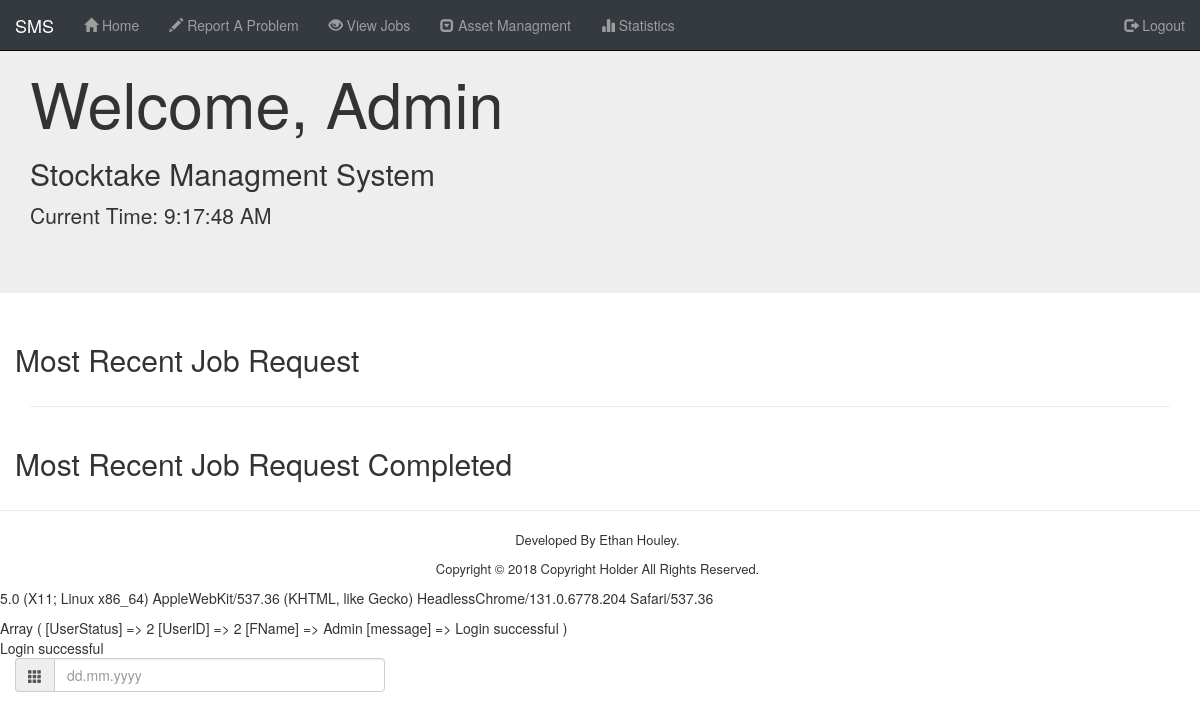
Page /View/index.php (signed in) on the earlier database version.
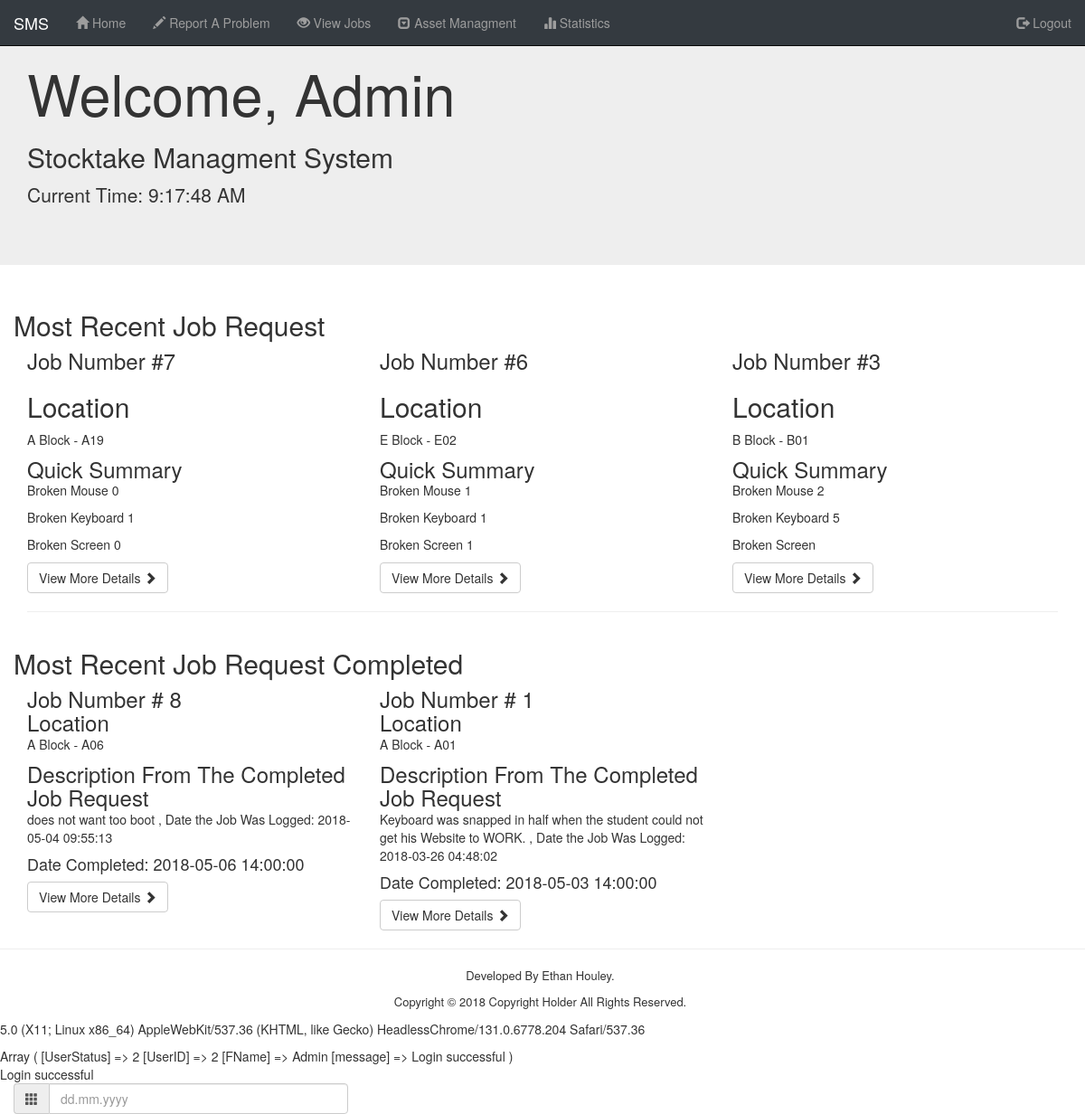
Same page on the later database version.
### tables this page shows
CREATE TABLE `job` (
  `JobID` int(10) UNSIGNED NOT NULL,
  `DateLogged` timestamp NOT NULL DEFAULT CURRENT_TIMESTAMP,
  `UserID` int(10) UNSIGNED NOT NULL,
  `RoomID` int(10) UNSIGNED NOT NULL,
  `AssetID` int(10) UNSIGNED DEFAULT NULL,
  `Broken_Mouse` varchar(255) DEFAULT NULL,
  `Broken_Keyboard` varchar(255) DEFAULT NULL,
  `Broken_Screen` varchar(255) DEFAULT NULL,
  `ExtraInfo` text,
  `JobStatusID` int(10) UNSIGNED NOT NULL DEFAULT '0',
  `PartsUsed` varchar(255) DEFAULT NULL,
  `DateComplete` timestamp NULL DEFAULT CURRENT_TIMESTAMP
);

CREATE TABLE `building` (
  `BuildingID` int(10) UNSIGNED NOT NULL,
  `BuildingName` varchar(255) NOT NULL
);

CREATE TABLE `rooms` (
  `RoomID` int(10) UNSIGNED NOT NULL,
  `RoomName` varchar(255) NOT NULL,
  `BuildingID` int(10) UNSIGNED NOT NULL
);

### Model/Functions.php (called while the page is built, shortened)
<?php
  function MostRecentOpenJobSQL() {
    $Most_Recent = "SELECT *	FROM job INNER JOIN rooms ON job.RoomID = rooms.RoomID INNER JOIN building ON rooms.BuildingID = building.BuildingID INNER JOIN jobstatus ON job.JobStatusID = jobstatus.JobStatusID	WHERE job.JobStatusID = 1	ORDER BY job.JobID DESC LIMIT 3;";
    $conn = dbConnect();
    $stmt = $conn->prepare($Most_Recent);
    $stmt->execute();
    $ResultsMostRecentOpenSQL = $stmt->fetchAll(PDO::FETCH_ASSOC);
    return $ResultsMostRecentOpenSQL;
  }
  function MostRecentCloseJobSQL() {
    $Most_Recent = "SELECT *	FROM job INNER JOIN rooms ON job.RoomID = rooms.RoomID INNER JOIN building ON rooms.BuildingID = building.BuildingID INNER JOIN jobstatus ON job.JobStatusID = jobstatus.JobStatusID	WHERE job.JobStatusID = 2	ORDER BY job.JobID DESC LIMIT 3;";
    $conn = dbConnect();
    $stmt = $conn->prepare($Most_Recent);
    $stmt->execute();
    $ResultsMostRecentCloseSQL = $stmt->fetchAll(PDO::FETCH_ASSOC);
    return $ResultsMostRecentCloseSQL;
  }
 ?>

### View/Include/Master_Include.php (the view, shortened to what this page needs)
<?php
  require_once '../Model/Functions.php';
  function HTMLHeader() { ?>
    <!DOCTYPE html>
    <html lang="en">
    <head>
    	<link rel="stylesheet" href="https://maxcdn.bootstrapcdn.com/bootstrap/3.3.7/css/bootstrap.min.css">
    	<link rel="stylesheet" type="text/css" media="screen" href="/SMS/View/CSS/master.css" />
    </head>
    <body>
<?php
  }
function HTMLFooter() { ?>
  <footer>
  		<p class="Same_Line">Developed By Ethan Houley.</p>
  		<p class="Same_Line"> Copyright &copy; 2018 Copyright Holder All Rights Reserved.</p>
  	</footer>
  <link href="//cdnjs.cloudflare.com/ajax/libs/jquery-form-validator/2.3.26/theme-default.min.css" rel="stylesheet" type="text/css">
  <div class="error">
    <p id="BrowserInfomartion"></p>
    <div>
    <?php     print_r ($_SESSION); ?>
    </div>
    <?php
      if(isset($_SESSION['message'])) {
        echo '<div class="info message">';
        echo $_SESSION['message'];
        echo '</div>';
      }
}
 function clock() { ?>
      <p>Current Time:
        <span class="clock" id="time"></span>
      </p>
 <?php }
     ?>
    <?php
  function AdminNav() {
    ?>
    	<nav class="navbar navbar-inverse remove_radius navbar-fixed-top background_black">
    		<div class="container-fluid">
    			<div class="navbar-header">
    				<a class="navbar-brand" href="#">SMS</a>
    			</div>
    			<div class="collapse navbar-collapse" id="bs-example-navbar-collapse-1">
    				<ul class="nav navbar-nav">
    					<li><a href="index.php"><span class="glyphicon glyphicon-home"></span> Home</a></li>
    					<li><a href="Job_Request.php"><span class="glyphicon glyphicon-pencil"></span> Report A Problem</a></li>
    					<li><a href="View_Jobs.php"><span class="glyphicon glyphicon-eye-open"></span> View Jobs</a></li>
    					<li class="dropdown">
    						<a href="#" class="dropdown-toggle" data-toggle="dropdown" role="button" aria-haspopup="true" aria-expanded="false"><span class="glyphicon glyphicon-collapse-down"></span> Asset Managment</a>
    					</li>
    					<li><a href="Stats.php"><span class="glyphicon glyphicon-stats"></span> Statistics</a></li>
    				</ul>
    				<ul class="nav navbar-nav navbar-right ">
    					<li><a href="../Control/Logout.php" class="text_nav"><span class="glyphicon glyphicon-log-out"></span> Logout</a></li>
    				</ul>
    			</div>
    		</div>
    	</nav>
  <?php
  }
  function AdminBody() {
     ?>
    <div class="jumbotron">
    		<div class="container">
    	<?php echo '<h1>Welcome, '.$_SESSION['FName'].'</h1>';
    			echo '<h2>Stocktake Managment System</h2>';
          clock();
    echo '</div>
    	</div>';
        $ResultsMostRecentOpenSQL = MostRecentOpenJobSQL();
    			echo '<div class="container">';
    			echo '<div class="row">';
    			echo '	<h2 class="heading">Most Recent Job Request</h2>';
    			foreach ($ResultsMostRecentOpenSQL as $Recent_Jobs) {
    			echo '<div class="col-md-4">';
    			echo '	<h3>Job Number <span>#'. $Recent_Jobs['JobID'] . '</span> </h3>';
    		echo '		<h2>Location</h2>';
    		echo '<p>'.$Recent_Jobs["BuildingName"].' - '.$Recent_Jobs["RoomName"].' </p>';
    		echo '		<h3>Quick Summary</h3>';
    			echo '<p> Broken Mouse '.$Recent_Jobs["Broken_Mouse"].' </p>
    			<p> Broken Keyboard '.$Recent_Jobs["Broken_Keyboard"].' </p>
    			<p> Broken Screen '.$Recent_Jobs["Broken_Screen"].' </p>';
    			echo '<button type="button" name="button" class="btn btn-default" id="Open" onclick="OpenJob(this)" data-toggle="modal" data-target="#JobInfo" value="'.$Recent_Jobs["JobID"].'">View More Details <span class="glyphicon glyphicon-chevron-right"></span></button>';
    			echo '</div>';
    		}
    		echo '
    		</div>
    		<hr> ';
?>
    		<div class="row">
          <h2 class="heading">Most Recent Job Request Completed</h2>
    		<?php
        $ResultsMostRecentCloseSQL = MostRecentCloseJobSQL();
        foreach ($ResultsMostRecentCloseSQL as $CloseJob) {
          echo '<div class="col-md-4">';
    			echo '	<h3>Job Number <span># '.$CloseJob['JobID'].'</h3>';
    			echo '	<h3>Location</h3>';
          echo '  <p>'.$CloseJob["BuildingName"].' - '.$CloseJob["RoomName"].' </p>';
    			echo '	<h3>Description From The Completed Job Request</h3>';
    			echo '	<p>'.$CloseJob['ExtraInfo'].' , Date the Job Was Logged: '.$CloseJob['DateLogged'].' </p>';
    			echo '	<h4>Date Completed: '.$CloseJob['DateComplete'].'</h4>';
    			    echo '<button type="button" name="button" class="btn btn-default" id="CloseJobButton" onclick="CloseStaffViewableJob(this)" data-toggle="modal" data-target="#CloseJobInfo" value="'.$CloseJob["JobID"].'">View More Details <span class="glyphicon glyphicon-chevron-right"></span></button>';
              echo '</div>';
        }
    			 ?>
    			</div>
    		</div>
    		<hr>
    <?php
  }
  ?>

### View/index.php (shortened to what this page needs)
<?php
  require_once 'Include/Master_Include.php';
  HTMLHeader();
  switch ($_SESSION['UserStatus']) {
    case 2:
      AdminNav();
      AdminBody();
      HTMLFooter();
      break;
    }
  ?>
  <div class="col-md-4 postion text-center">
   <div class="input-group date" data-date-format="dd.mm.yyyy">
     <div class="input-group-addon" >
       <span class="glyphicon glyphicon-th"></span>
     </div>
     <input  type="text" class="form-control" placeholder="dd.mm.yyyy">
   </div>
  </div>
</div>

### View/CSS/master.css (style rules this page uses)
.background_black { background-color: #343a40 !important; color: #fff !important; }
.remove_radius { border-radius: 0 !important; }
.Same_Line { text-align: center; margin-right: 5px; font-size: 13px !important; }
h3 { margin: 0 !important; }
footer { right: 0; bottom: 0; left: 0; background-color: rgba(255, 255, 255, 0); }

Differences in the rows shown:
added job: JobID "7", building.BuildingName "A Block", RoomID.RoomName "A19", Broken_Mouse "0", Broken_Keyboard "1", Broken_Screen "0", shown under "Most Recent Job Request"
added job: JobID "6", building.BuildingName "E Block", RoomID.RoomName "E02", Broken_Mouse "1", Broken_Keyboard "1", Broken_Screen "1", shown under "Most Recent Job Request"
added job: JobID "3", building.BuildingName "B Block", RoomID.RoomName "B01", Broken_Mouse "2", Broken_Keyboard "5", shown under "Most Recent Job Request"
added job: JobID "8", building.BuildingName "A Block", RoomID.RoomName "A06", ExtraInfo "does not want too boot", DateLogged "2018-05-04 09:55:13", DateComplete "2018-05-06 14:00:00", shown under "Most Recent Job Request Completed"
added job: JobID "1", building.BuildingName "A Block", RoomID.RoomName "A01", ExtraInfo "Keyboard was snapped in half when the student could not get his Website to WORK.", DateLogged "2018-03-26 04:48:02", DateComplete "2018-05-03 14:00:00", shown under "Most Recent Job Request Completed"
